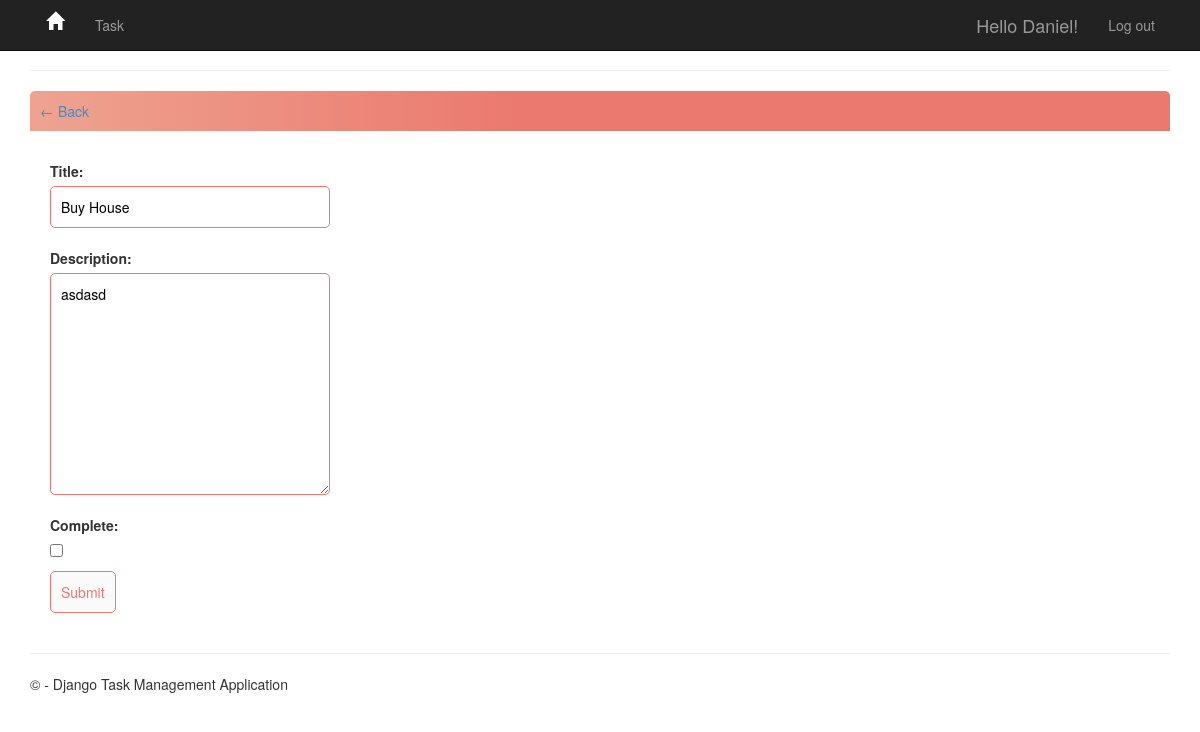
/task-update/6/ (signed in), run on an earlier commit of the app's database.
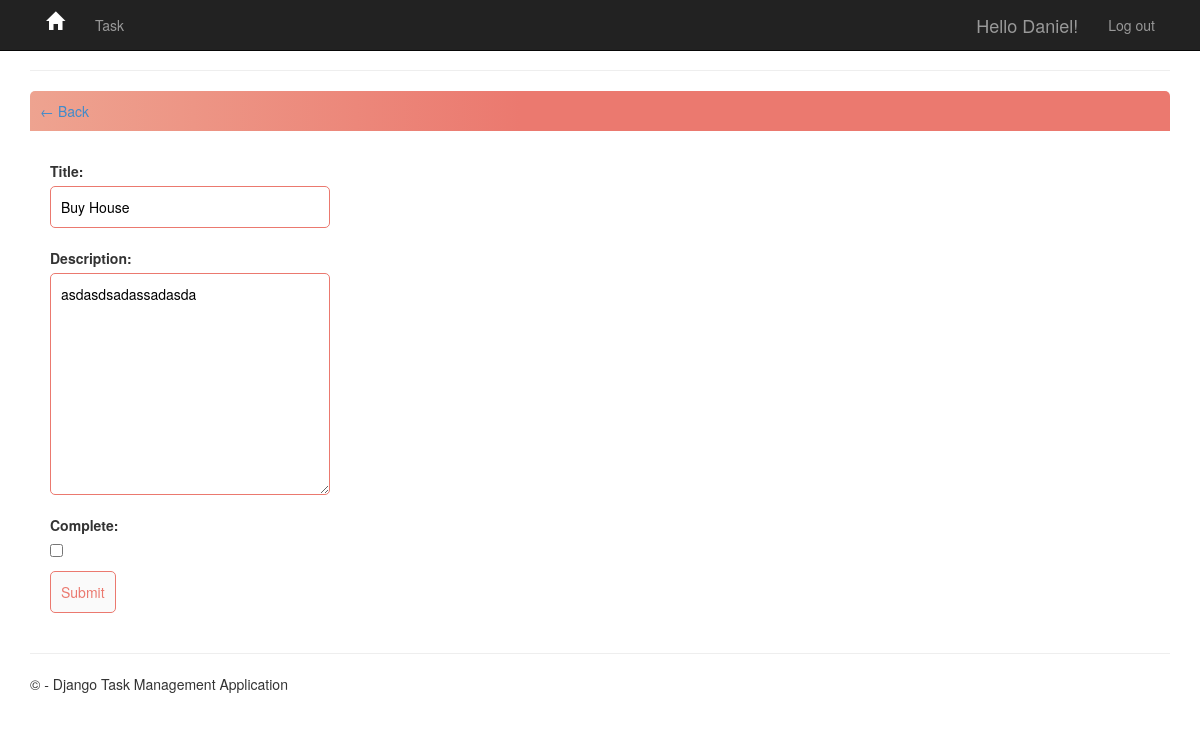
And on a later commit of the database.
### app/models.py (models this page shows, shortened)
class Task(models.Model):
    user = models.ForeignKey(
        User, on_delete=models.CASCADE, null=True, blank=True)
    title = models.CharField(max_length=200)
    description = models.TextField(null=True, blank=True)
    complete = models.BooleanField(default=False)
    create = models.DateTimeField(auto_now_add=True)
    update = models.DateTimeField(auto_now=True)
    class Meta:
        ordering = ['complete']

### app/views.py (the view)
# urls.py: path('task-update/<int:pk>/', views.TaskUpdate.as_view(), name='task-update'),
class TaskUpdate(LoginRequiredMixin, UpdateView):
    model = Task
    fields = ['title', 'description', 'complete']
    success_url = reverse_lazy('tasks')

### app/templates/app/task_form.html (shortened to what this page needs)
{% extends 'app/layout.html' %}
{% block content %}
<hr />
<div class="header-bar">
    <a href="{% url 'tasks' %}">&#8592; Back</a>
</div>
<div class="card-body">
    <form method="POST" action="">
        {{ form.as_p }}
        <input class="button" type="submit" value="Submit">
    </form>
</div>
{% endblock content %}

What changed in the data, as far as the page shows it:
changed Task "Buy House": description "asdasd" → "asdasdsadassadasda"
